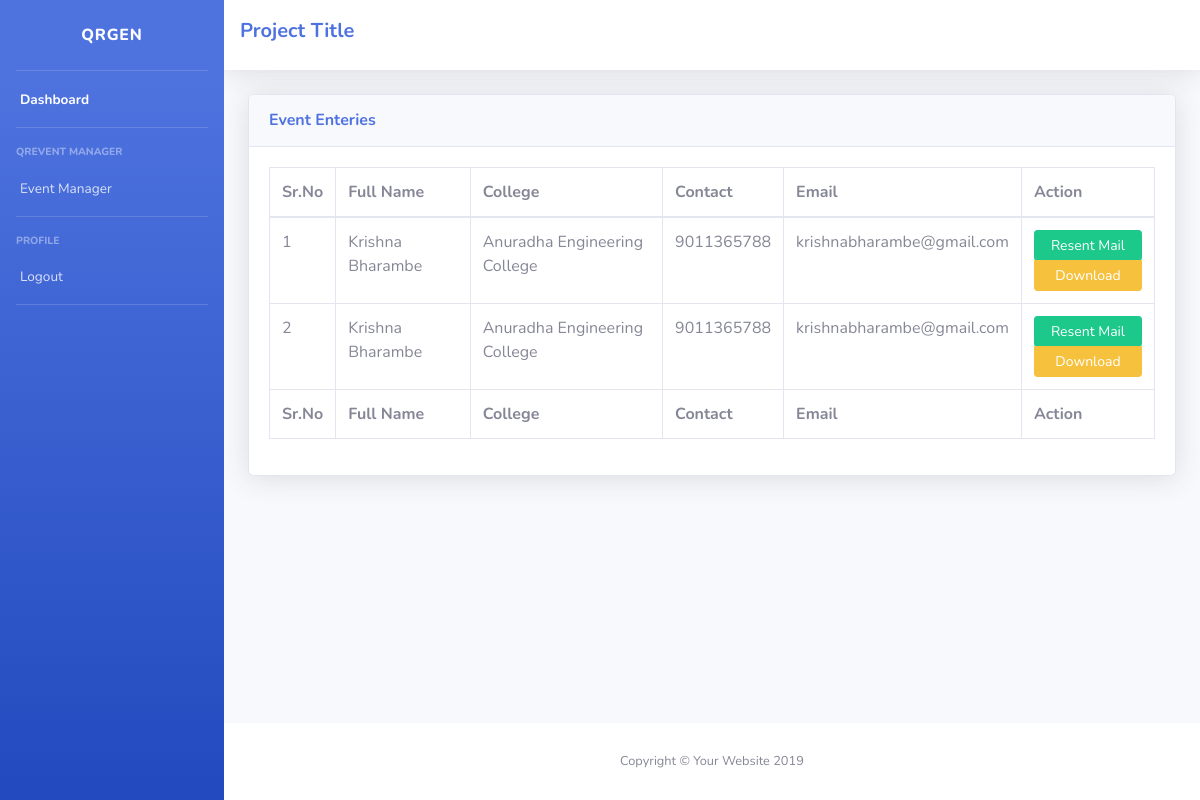
/dashboard/qreventmanager_entries/1/ (signed in), run on the app's committed database.
### dashboard/models.py (models this page shows)
class QRForm(models.Model):
    eventid = models.CharField(max_length=64)
    fullname = models.CharField(max_length=512)
    noofmembers = models.CharField(max_length=64)
    gender = models.CharField(max_length=512)
    college = models.CharField(max_length=512)
    collegeaddress = models.CharField(max_length=512)
    address = models.CharField(max_length=512)
    contact = models.CharField(max_length=512)
    email = models.EmailField(max_length=254)
    subject = models.CharField(max_length=512)
    groupmembers= models.CharField(max_length=4000)
    mailsent= models.CharField(max_length=15)

### dashboard/views.py (the view)
# urls.py: path('qreventmanager_entries/<int:id>/',views.qreventmanager_entries,name="qreventmanager_entries"),
def qreventmanager_entries(request,id):
    QRFS = QRForm.objects.filter(eventid=id)
    return render(request,'dashboard/qreventmanager_entries.html',{'QRFS':QRFS})

### dashboard/templates/dashboard/qreventmanager_entries.html
{% extends 'base.html' %}
{% block content %}
<div class="container-fluid">
    <div class="card shadow mb-4">
        <div class="card-header py-3">
            <h6 class="m-0 font-weight-bold text-primary">Event Enteries</h6>
        </div>
        <div class="card-body">
            <div class="table-responsive">
                <table class="table table-bordered" id="dataTable" width="100%" cellspacing="0">
                    <thead>
                        <tr>
                            <th>Sr.No</th>
                            <th>Full Name</th>
                            <th>College</th>
                            <th>Contact</th>
                            <th>Email</th>
                            <th>Action</th>
                        </tr>
                    </thead>
                    <tfoot>
                        <tr>
                            <th>Sr.No</th>
                            <th>Full Name</th>
                            <th>College</th>
                            <th>Contact</th>
                            <th>Email</th>
                            <th>Action</th>
                        </tr>
                    </tfoot>
                    <tbody>
                        {% for QRF in QRFS %}
                        <tr>
                            <td>{{forloop.counter }}</td>
                            <td>{{QRF.fullname}}</td>
                            <td>{{QRF.college}}</td>
                            <td>{{QRF.contact}}</td>
                            <td>{{QRF.email}}</td>
                            <td>
                                <div class="btn-group-vertical btn-group-sm">
                                    <form action="{% url 'trackmail' eid=QRF.eventid cid=QRF.id %}" method="post">{% csrf_token %}
                                        {% if QRF.mailsent == '' %}
                                        <input class="btn btn-primary btn-sm px-3" type="submit" name="sentmail"
                                            value="Sent Mail">
                                        {% else %}
                                        <input class="btn btn-success btn-sm px-3" type="submit" name="resentmail"
                                            value="Resent Mail">
                                        {% endif %}
                                    </form>
                                    <a href="{% url 'finalprint' eid=QRF.eventid cid=QRF.id %}" target="_blank"
                                        class="btn btn-warning btn-sm">Download</a>
                                </div>
                            </td>
                        </tr>
                        {% endfor %}
                    </tbody>
                </table>
            </div>
        </div>
    </div>
</div>
{% endblock %}

### data on the page
QRForm: fullname "Krishna Bharambe", college "Anuradha Engineering College", contact "9011365788", email "krishnabharambe@gmail.com"
QRForm: fullname "Krishna Bharambe", college "Anuradha Engineering College", contact "9011365788", email "krishnabharambe@gmail.com"
